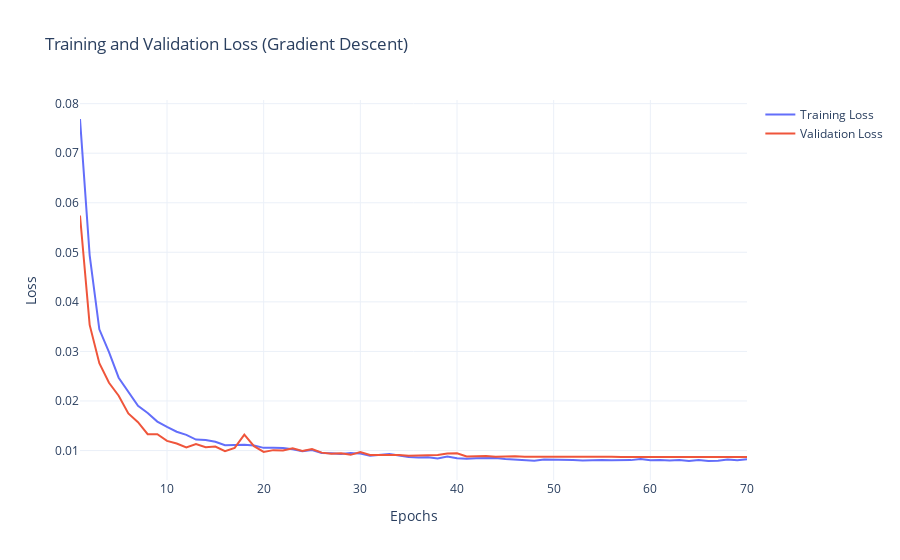

The notebook cell this image was saved under:
### Code cell
fig = go.Figure()

fig.add_trace(go.Scatter(
    x=epochs_range,
    y=train_loss,
    mode='lines',
    name='Training Loss'
))

fig.add_trace(go.Scatter(
    x=epochs_range,
    y=val_loss,
    mode='lines',
    name='Validation Loss'
))

fig.update_layout(
    title='Training and Validation Loss (Gradient Descent)',
    xaxis_title='Epochs',
    yaxis_title='Loss',
    template='plotly_white'
)

fig.show()
